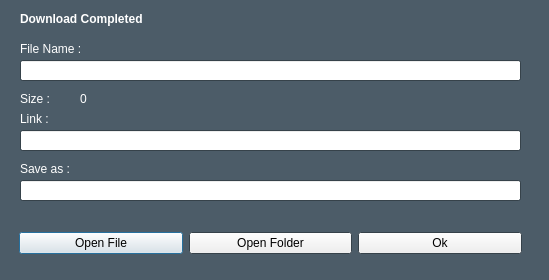
<?xml version="1.0" encoding="UTF-8"?>
<ui version="4.0">
 <class>Dialog</class>
 <widget class="QDialog" name="Dialog">
  <property name="geometry">
   <rect>
    <x>0</x>
    <y>0</y>
    <width>549</width>
    <height>280</height>
   </rect>
  </property>
  <property name="palette">
   <palette>
    <active>
     <colorrole role="Base">
      <brush brushstyle="SolidPattern">
       <color alpha="255">
        <red>255</red>
        <green>255</green>
        <blue>255</blue>
       </color>
      </brush>
     </colorrole>
     <colorrole role="Window">
      <brush brushstyle="SolidPattern">
       <color alpha="255">
        <red>76</red>
        <green>92</green>
        <blue>104</blue>
       </color>
      </brush>
     </colorrole>
    </active>
    <inactive>
     <colorrole role="Base">
      <brush brushstyle="SolidPattern">
       <color alpha="255">
        <red>255</red>
        <green>255</green>
        <blue>255</blue>
       </color>
      </brush>
     </colorrole>
     <colorrole role="Window">
      <brush brushstyle="SolidPattern">
       <color alpha="255">
        <red>76</red>
        <green>92</green>
        <blue>104</blue>
       </color>
      </brush>
     </colorrole>
    </inactive>
    <disabled>
     <colorrole role="Base">
      <brush brushstyle="SolidPattern">
       <color alpha="255">
        <red>76</red>
        <green>92</green>
        <blue>104</blue>
       </color>
      </brush>
     </colorrole>
     <colorrole role="Window">
      <brush brushstyle="SolidPattern">
       <color alpha="255">
        <red>76</red>
        <green>92</green>
        <blue>104</blue>
       </color>
      </brush>
     </colorrole>
    </disabled>
   </palette>
  </property>
  <property name="windowTitle">
   <string>Download Finished</string>
  </property>
  <widget class="QFrame" name="frame">
   <property name="geometry">
    <rect>
     <x>10</x>
     <y>10</y>
     <width>521</width>
     <height>201</height>
    </rect>
   </property>
   <property name="frameShape">
    <enum>QFrame::NoFrame</enum>
   </property>
   <property name="frameShadow">
    <enum>QFrame::Raised</enum>
   </property>
   <widget class="QLabel" name="fileSize_la">
    <property name="geometry">
     <rect>
      <x>70</x>
      <y>80</y>
      <width>101</width>
      <height>17</height>
     </rect>
    </property>
    <property name="palette">
     <palette>
      <active>
       <colorrole role="WindowText">
        <brush brushstyle="SolidPattern">
         <color alpha="255">
          <red>255</red>
          <green>255</green>
          <blue>255</blue>
         </color>
        </brush>
       </colorrole>
      </active>
      <inactive>
       <colorrole role="WindowText">
        <brush brushstyle="SolidPattern">
         <color alpha="255">
          <red>255</red>
          <green>255</green>
          <blue>255</blue>
         </color>
        </brush>
       </colorrole>
      </inactive>
      <disabled>
       <colorrole role="WindowText">
        <brush brushstyle="SolidPattern">
         <color alpha="255">
          <red>159</red>
          <green>158</green>
          <blue>158</blue>
         </color>
        </brush>
       </colorrole>
      </disabled>
     </palette>
    </property>
    <property name="text">
     <string>0</string>
    </property>
   </widget>
   <widget class="QLineEdit" name="link_le">
    <property name="geometry">
     <rect>
      <x>10</x>
      <y>120</y>
      <width>501</width>
      <height>21</height>
     </rect>
    </property>
   </widget>
   <widget class="QLabel" name="label">
    <property name="geometry">
     <rect>
      <x>10</x>
      <y>30</y>
      <width>91</width>
      <height>17</height>
     </rect>
    </property>
    <property name="palette">
     <palette>
      <active>
       <colorrole role="WindowText">
        <brush brushstyle="SolidPattern">
         <color alpha="255">
          <red>255</red>
          <green>255</green>
          <blue>255</blue>
         </color>
        </brush>
       </colorrole>
      </active>
      <inactive>
       <colorrole role="WindowText">
        <brush brushstyle="SolidPattern">
         <color alpha="255">
          <red>255</red>
          <green>255</green>
          <blue>255</blue>
         </color>
        </brush>
       </colorrole>
      </inactive>
      <disabled>
       <colorrole role="WindowText">
        <brush brushstyle="SolidPattern">
         <color alpha="255">
          <red>159</red>
          <green>158</green>
          <blue>158</blue>
         </color>
        </brush>
       </colorrole>
      </disabled>
     </palette>
    </property>
    <property name="text">
     <string>File Name :</string>
    </property>
   </widget>
   <widget class="QLabel" name="label_6">
    <property name="geometry">
     <rect>
      <x>10</x>
      <y>150</y>
      <width>61</width>
      <height>17</height>
     </rect>
    </property>
    <property name="palette">
     <palette>
      <active>
       <colorrole role="WindowText">
        <brush brushstyle="SolidPattern">
         <color alpha="255">
          <red>255</red>
          <green>255</green>
          <blue>255</blue>
         </color>
        </brush>
       </colorrole>
      </active>
      <inactive>
       <colorrole role="WindowText">
        <brush brushstyle="SolidPattern">
         <color alpha="255">
          <red>255</red>
          <green>255</green>
          <blue>255</blue>
         </color>
        </brush>
       </colorrole>
      </inactive>
      <disabled>
       <colorrole role="WindowText">
        <brush brushstyle="SolidPattern">
         <color alpha="255">
          <red>159</red>
          <green>158</green>
          <blue>158</blue>
         </color>
        </brush>
       </colorrole>
      </disabled>
     </palette>
    </property>
    <property name="text">
     <string>Save as :</string>
    </property>
   </widget>
   <widget class="QLabel" name="label_3">
    <property name="geometry">
     <rect>
      <x>10</x>
      <y>80</y>
      <width>61</width>
      <height>17</height>
     </rect>
    </property>
    <property name="palette">
     <palette>
      <active>
       <colorrole role="WindowText">
        <brush brushstyle="SolidPattern">
         <color alpha="255">
          <red>255</red>
          <green>255</green>
          <blue>255</blue>
         </color>
        </brush>
       </colorrole>
      </active>
      <inactive>
       <colorrole role="WindowText">
        <brush brushstyle="SolidPattern">
         <color alpha="255">
          <red>255</red>
          <green>255</green>
          <blue>255</blue>
         </color>
        </brush>
       </colorrole>
      </inactive>
      <disabled>
       <colorrole role="WindowText">
        <brush brushstyle="SolidPattern">
         <color alpha="255">
          <red>159</red>
          <green>158</green>
          <blue>158</blue>
         </color>
        </brush>
       </colorrole>
      </disabled>
     </palette>
    </property>
    <property name="text">
     <string>Size :</string>
    </property>
   </widget>
   <widget class="QLabel" name="label_5">
    <property name="geometry">
     <rect>
      <x>10</x>
      <y>100</y>
      <width>51</width>
      <height>17</height>
     </rect>
    </property>
    <property name="palette">
     <palette>
      <active>
       <colorrole role="WindowText">
        <brush brushstyle="SolidPattern">
         <color alpha="255">
          <red>255</red>
          <green>255</green>
          <blue>255</blue>
         </color>
        </brush>
       </colorrole>
      </active>
      <inactive>
       <colorrole role="WindowText">
        <brush brushstyle="SolidPattern">
         <color alpha="255">
          <red>255</red>
          <green>255</green>
          <blue>255</blue>
         </color>
        </brush>
       </colorrole>
      </inactive>
      <disabled>
       <colorrole role="WindowText">
        <brush brushstyle="SolidPattern">
         <color alpha="255">
          <red>159</red>
          <green>158</green>
          <blue>158</blue>
         </color>
        </brush>
       </colorrole>
      </disabled>
     </palette>
    </property>
    <property name="text">
     <string>Link :</string>
    </property>
   </widget>
   <widget class="QLineEdit" name="saveAs_le">
    <property name="geometry">
     <rect>
      <x>10</x>
      <y>170</y>
      <width>501</width>
      <height>21</height>
     </rect>
    </property>
   </widget>
   <widget class="QLineEdit" name="fileName_le">
    <property name="geometry">
     <rect>
      <x>10</x>
      <y>50</y>
      <width>501</width>
      <height>21</height>
     </rect>
    </property>
   </widget>
   <widget class="QLabel" name="label_2">
    <property name="geometry">
     <rect>
      <x>10</x>
      <y>0</y>
      <width>191</width>
      <height>17</height>
     </rect>
    </property>
    <property name="palette">
     <palette>
      <active>
       <colorrole role="WindowText">
        <brush brushstyle="SolidPattern">
         <color alpha="255">
          <red>255</red>
          <green>255</green>
          <blue>255</blue>
         </color>
        </brush>
       </colorrole>
      </active>
      <inactive>
       <colorrole role="WindowText">
        <brush brushstyle="SolidPattern">
         <color alpha="255">
          <red>255</red>
          <green>255</green>
          <blue>255</blue>
         </color>
        </brush>
       </colorrole>
      </inactive>
      <disabled>
       <colorrole role="WindowText">
        <brush brushstyle="SolidPattern">
         <color alpha="255">
          <red>159</red>
          <green>158</green>
          <blue>158</blue>
         </color>
        </brush>
       </colorrole>
      </disabled>
     </palette>
    </property>
    <property name="font">
     <font>
      <weight>75</weight>
      <bold>true</bold>
     </font>
    </property>
    <property name="text">
     <string>Download Completed</string>
    </property>
   </widget>
  </widget>
  <widget class="QFrame" name="frame_2">
   <property name="geometry">
    <rect>
     <x>10</x>
     <y>220</y>
     <width>521</width>
     <height>47</height>
    </rect>
   </property>
   <property name="frameShape">
    <enum>QFrame::NoFrame</enum>
   </property>
   <property name="frameShadow">
    <enum>QFrame::Raised</enum>
   </property>
   <layout class="QHBoxLayout" name="horizontalLayout">
    <item>
     <widget class="QPushButton" name="openFile_pb">
      <property name="text">
       <string>Open File</string>
      </property>
     </widget>
    </item>
    <item>
     <widget class="QPushButton" name="openFolder_pb">
      <property name="text">
       <string>Open Folder</string>
      </property>
     </widget>
    </item>
    <item>
     <widget class="QPushButton" name="ok_pb">
      <property name="text">
       <string>Ok</string>
      </property>
     </widget>
    </item>
   </layout>
  </widget>
 </widget>
 <resources/>
 <connections/>
</ui>
